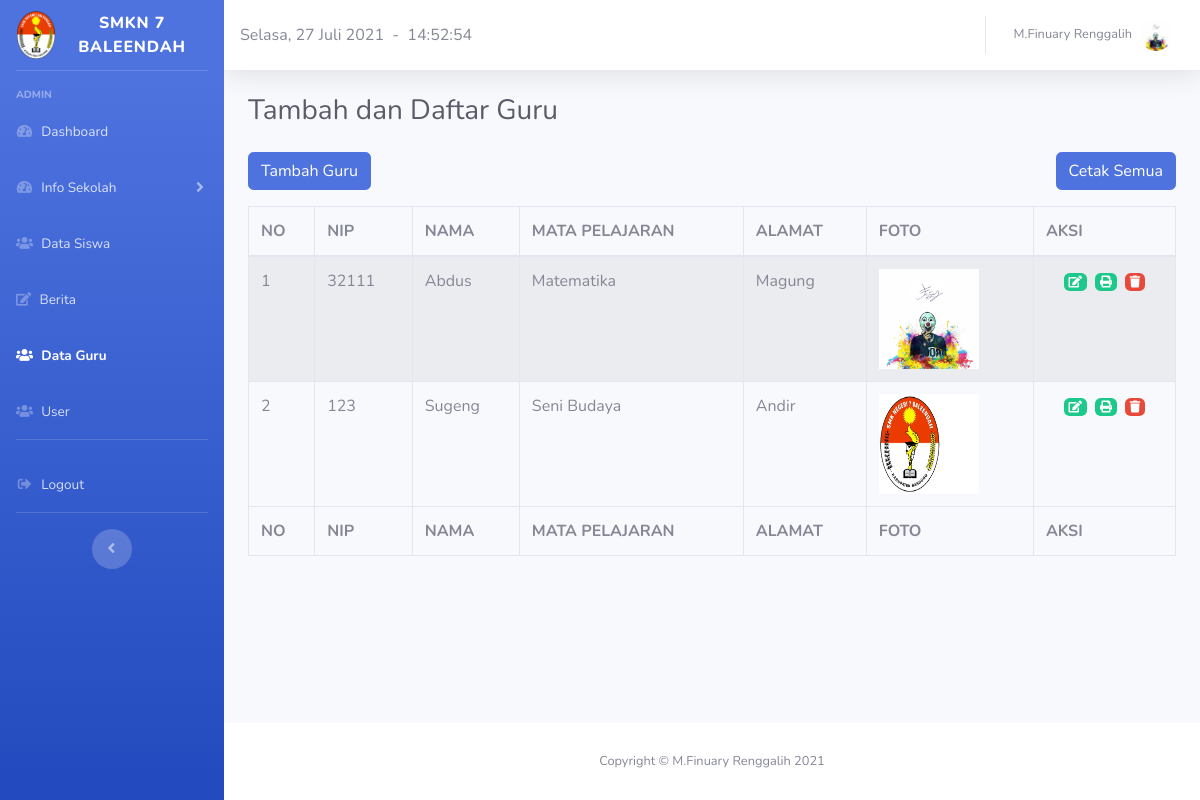
/halaman_admin/guru/tambah_guru.php?pesan=berhasilsimpan (signed in), run on the app's committed database.
### tables this page shows
CREATE TABLE `guru` (
  `id` int(11) NOT NULL,
  `nip` varchar(11) NOT NULL,
  `nama` varchar(225) NOT NULL,
  `mata_pelajaran` varchar(225) NOT NULL,
  `alamat` varchar(225) NOT NULL,
  `foto` varchar(225) NOT NULL
);

### halaman_admin/guru/tambah_guru.php (the view, shortened to what this page needs)
<!DOCTYPE html>
<html lang="en">
<head>
  <link rel="stylesheet" type="text/css" href="../../assets/sweetalert/sweetalert2.all.min.css">
  <link href="../vendor/fontawesome-free/css/all.min.css" rel="stylesheet" type="text/css">
  <link href="../css/sb-admin-2.min.css" rel="stylesheet">
  <link href="../vendor/datatables/dataTables.bootstrap4.min.css" rel="stylesheet">
</head>
<body id="page-top">
  <div id="wrapper">
    <ul class="navbar-nav bg-gradient-primary sidebar sidebar-dark accordion" id="accordionSidebar">
      <a class="sidebar-brand d-flex align-items-center justify-content-center" href="index.html">
        <div class="sidebar-brand-icon">
          <img src="../../images/foto.png" height="50">
        </div>
        <div class="sidebar-brand-text mx-3">SMKN 7 BALEENDAH</div>
      </a>
      <hr class="sidebar-divider">
      <div class="sidebar-heading">
        Admin
      </div>
      <li class="nav-item">
        <a class="nav-link collapsed" href="../halaman_admin.php" data-toggle="collapses" data-target="#collapsesOne" aria-expanded="true" aria-controls="collapseOnes">
          <i class="fas fa-fw fa-tachometer-alt"></i>
          <span>Dashboard</span></a>
      </li>
      <li class="nav-item">
        <a class="nav-link collapsed" href="#" data-toggle="collapse" data-target="#collapseOne" aria-expanded="true" aria-controls="collapseOne">
          <i class="fas fa-fw fa-tachometer-alt"></i>
          <span>Info Sekolah</span></a>
      </li>
      <li class="nav-item">
        <a class="nav-link collapsed" href="../siswa/tambah_siswa.php" data-toggle="collapses" data-target="#collapseTwo" aria-expanded="true" aria-controls="collapseTwo">
          <i class="fa fa-users"></i>
          <span>Data Siswa</span>
        </a>
      </li>
      <li class="nav-item">
        <a class="nav-link collapsed" href="../info_sekolah/berita/berita.php" data-toggle="collapses" data-target="#collapseUtilities" aria-expanded="true" aria-controls="collapseUtilities">
          <i class="fa fa-edit"></i>
          <span>Berita</span>
        </a>
      </li>
      <li class="nav-item active">
        <a class="nav-link collapsed" href="" data-toggle="collapses" data-target="#collapsePages" aria-expanded="true" aria-controls="collapsePages">
          <i class="fa fa-users"></i>
          <span>Data Guru</span>
        </a>
      </li>
      <li class="nav-item">
        <a class="nav-link collapsed" href="../user/tambah_user.php" data-toggle="collapses" data-target="#collapsePagess" aria-expanded="true" aria-controls="collapsePagess">
          <i class="fa fa-users"></i>
          <span>User</span></a>
      </li>
      <hr class="sidebar-divider d-none d-md-block">
      <li class="nav-item">
        <a class="nav-link" href="../../login/logout.php">
          <i class="fas fa-fw fa-sign-out-alt"></i>
          <span>Logout</span></a>
      </li>
      <hr class="sidebar-divider d-none d-md-block">
      <div class="text-center d-none d-md-inline">
        <button class="rounded-circle border-0" id="sidebarToggle"></button>
      </div>
    </ul>
    <div id="content-wrapper" class="d-flex flex-column">
      <div id="content">
        <nav class="navbar navbar-expand navbar-light bg-white topbar mb-4 static-top shadow">
          <script lang="JavaScript">document.write(tanggallengkap);</script>&nbsp;&nbsp;-&nbsp;&nbsp;
          <div id="jam"></div>
          <ul class="navbar-nav ml-auto">
            <li class="nav-item dropdown no-arrow">
              <a class="nav-link dropdown-toggle" href="#" id="userDropdown" role="button" data-toggle="dropdown" aria-haspopup="true" aria-expanded="false">
                <span class="mr-2 d-none d-lg-inline text-gray-600 small"><?php echo $_SESSION['nama']; ?></span>
                <?php echo "<img class='img-profile rounded-circle' src='../images/".$_SESSION['foto']."'>"; ?>
              </a>
            </li>
          </ul>
        </nav>
<div class="container-fluid">
  <h1 class="h3 mb-4 text-gray-800">Tambah dan Daftar Guru</h1>
    <a href="" class="btn btn-primary mb-3" data-toggle="modal" data-target="#newMenuModal">Tambah Guru</a>
    <a href="cetak.php" class="btn btn-primary mb-3" target="_blank" style="float: right;">Cetak Semua</a>
      <div class="table-responsive">
        <table id="dataTable" class="table table-striped table-bordered data" width="100%" cellspacing="0">
          <thead>
            <tr>
              <th>NO</th>
              <th>NIP</th>
              <th>NAMA</th>
              <th>MATA PELAJARAN</th>
              <th>ALAMAT</th>
              <th>FOTO</th>
              <th>AKSI</th>
            </tr>
          </thead>
          <tfoot>
            <tr>
              <th>NO</th>
              <th>NIP</th>
              <th>NAMA</th>
              <th>MATA PELAJARAN</th>
              <th>ALAMAT</th>
              <th>FOTO</th>
              <th>AKSI</th>
            </tr>
          </tfoot>
          <tbody>
            <?php
              include "../../koneksi.php";
              $no = 0;
              $sql = mysqli_query($koneksi, "SELECT * FROM guru ORDER BY nama ASC");
              while($data = mysqli_fetch_array($sql)) {
                $no++;
                echo "<tr>";
                echo "<td>$no</td>";
                echo "<td>".$data['nip']."</td>";
                echo "<td>".$data['nama']."</td>";
                echo "<td>".$data['mata_pelajaran']."</td>";
                echo "<td>".$data['alamat']."</td>";
                echo "<td><img src='../images/".$data['foto']."' width='100' height='100'></td>";
                echo "<td align='center'><a href='form_ubah.php?id=".$data['id']."' class='badge badge-success'><i class='fa fa-edit'></i></a>&nbsp;&nbsp;<a href='cetak_guru.php?id=".$data['id']."' class='badge badge-success' target='_blank'><i class='fas fa-print'></i></a>&nbsp;&nbsp;<a href='proses_hapus.php?id=".$data['id']."' class='badge badge-danger'><i class='fa fa-trash'></i></a></td>";
                echo "</tr>";
              }
            ?>
          </tbody>
        </table>
      </div>
  </div>
</div>
      <footer class="sticky-footer bg-white">
        <div class="container my-auto">
          <div class="copyright text-center my-auto">
            <span>Copyright &copy; M.Finuary Renggalih <?= date('Y'); ?></span>
          </div>
        </div>
      </footer>
    </div>
  </div>
</body>
</html>

### data on the page
guru: nip "32111", nama "Abdus", mata_pelajaran "Matematika", alamat "Magung", foto (placeholder picture)
guru: nip "123", nama "Sugeng", mata_pelajaran "Seni Budaya", alamat "Andir", foto (picture)

### other printed values
$_SESSION['nama'] "M.Finuary Renggalih"
